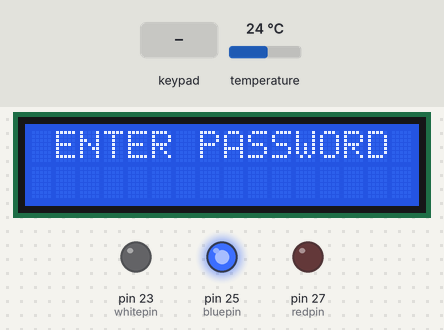
Bench run of a sketch on a simulated Arduino Mega 2560, built with avr-gcc and run on an emulated ATmega2560. On the bench: 16×2 character LCD, output pins drawn as LEDs (lit = HIGH). Dashed ring = blinking. The test bench sets the inputs (shaded band); at power-on: temperature 24 °C. The modem accepts every AT command (registered, SIM ready, sends succeed) and sends nothing else; what the sketch prints to the serial monitor is not drawn.

Above: at 8.9 s.
9.0 s: keypad keys A 1 2 3 4 pressed 0.4 s apart
At 10.3 s:
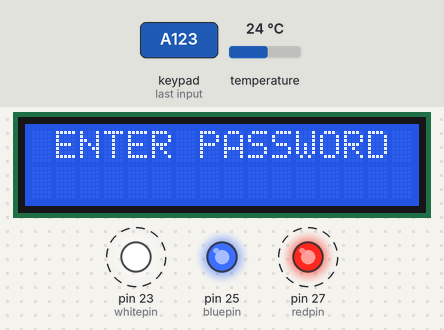
At 12.5 s:
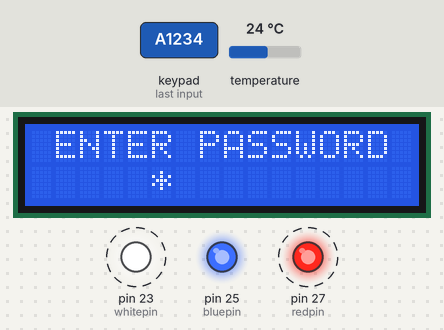
14.2 s: temperature set to 33 °C
21.1 s: temperature set to 7 °C
27.9 s: temperature set to 41 °C
34.8 s: temperature set to 12 °C
At 40.8 s:
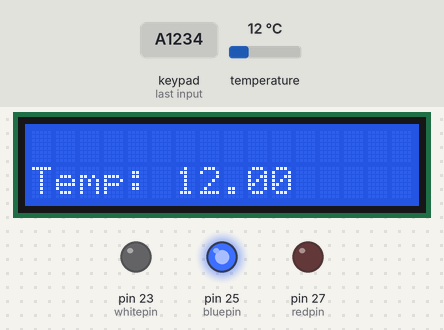
40.9 s: temperature set to 31 °C
At 43.8 s:
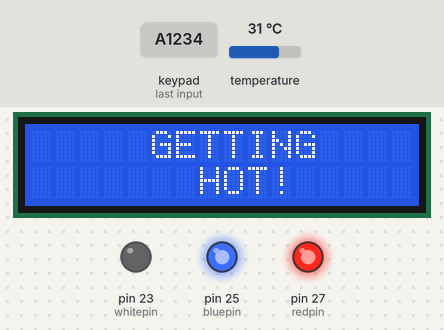
Timing chart, 0 to 47.4 s (numbered marks = the images above; inputs shaded):
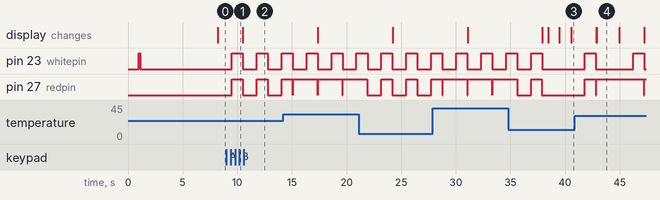

Measured:
- after the input at 9.0 s, the display: changes after 1.5 s (image 2)
- after the input at 40.9 s, pin 23 (whitepin): LOW → HIGH after 5.3 s, → LOW 1.0 s later; the display: first changes after 1.9 s (image 4 shows a later state)
- by itself, pin 23 (whitepin): alternates HIGH for 1.0 s and LOW for 1.3 s
- by itself, pin 27 (redpin): alternates HIGH for 2.2 s and LOW for 0.04 s

The sketch:

Temperature_OverWifi_LCD_PasswordProtected.ino
```cpp
/*
  //    ----------------------------------------------------    //
  (INSTALL OneWire library beforehand)
  https://github.com/PaulStoffregen/OneWire

  Temperature sensor ORANGE = VCC
  Temperature sensor BLACK = GND
  Temperature sensor YELLOW = Signal

  //    ----------------------------------------------------    //
*/

#include <Wire.h>
#include <Keypad.h>
#include "SoftwareSerial.h"
#include <OneWire.h>
#include <LCD.h>
#include <LiquidCrystal_SR.h>
#include <LiquidCrystal.h>
LiquidCrystal_SR lcd(12, 13, 8);
//  DATA CLOCK LATCH

//SH_CP->CLOCK->13
//ST_CP->LATCH->8
//DS->DATA->12

const byte numRows = 4; //number of rows on the keypad
const byte numCols = 4; //number of columns on the keypad

//keymap defines the key pressed according to the row and columns just as appears on the keypad
char keymap[numRows][numCols] =
{
  {'1', '2', '3', 'A'},
  {'4', '5', '6', 'B'},
  {'7', '8', '9', 'C'},
  {'*', '0', '#', 'D'}
};

//Code that shows the the keypad connections to the arduino terminals
byte rowPins[numRows] = {31, 33, 35, 37}; //Rows 0 to 3
byte colPins[numCols] = {39, 41, 43, 45}; //Columns 0 to 3

//initializes an instance of the Keypad class
Keypad myKeypad = Keypad(makeKeymap(keymap), rowPins, colPins, numRows, numCols);

char* correct = "A1234";    // the correct password
int currentPosition = 0;
int i = 0;
boolean disp = 0;
boolean wrong = 0;
boolean access = 0;

String ssid = "Zeus";   // your network SSID

String password = "google123456";   // your network password

SoftwareSerial esp(62, 63);// (RX of Arduino, TX of Arduino)

String data;

String server = "tanzim99901.atwebpages.com"; // host website

String uri = "/esp8266.php";// php file to parse the values

// Indicator LEDs
int whitepin = 23;
int bluepin = 25;
int redpin = 27;
int greenpin = 29;

byte dat [5];
int DS18S20_Pin = 53; // Temperature Sensor Signal pin on Arduino digital pin 53

String temp , hum, led;
boolean connection = 0;
float threshold = 30.00; //Threshold temperature
boolean temp_warn = 0;
boolean received = 0;

OneWire ds(DS18S20_Pin);    // create Temperature sensor object

void setup()
{
  pinMode (whitepin, OUTPUT);
  pinMode (bluepin, OUTPUT);
  pinMode (redpin, OUTPUT);

  digitalWrite(whitepin, LOW);
  digitalWrite(bluepin, LOW);
  digitalWrite(redpin, LOW);\

  Serial.begin(9600);
  Wire.begin();
  esp.begin(9600);
  delay(1000);
  digitalWrite(whitepin, HIGH);
  delay(100);
  digitalWrite(whitepin, LOW);
  reset();    // reset wifi module

  connectWifi();    // connect to wifi network
  Serial.println("DONE CONNECTION!");

  // wait for password
  LCD_password();
  while (!access) check_password();
  Serial.println("WELCOME");
  delay(1000);

  LCD_setup();
}

void loop ()
{
  main_run();
}
```

LCD.ino
```cpp
// LCD functions //

void LCD_hot_warn()
{
  lcd.setCursor(5, 0);
  lcd.print("GETTING");
  lcd.setCursor(7, 1);
  lcd.print("HOT!");
}

void LCD_cool_warn()
{
  lcd.setCursor(5, 0);
  lcd.print("COOLING");
  lcd.setCursor(6, 1);
  lcd.print("DOWN!");
}

void LCD_setup()
{
  lcd.begin(16, 2); // set up the LCD's number of columns and rows:
  lcd.clear(); // clear the screen
  lcd.setCursor(0, 1); // put cursor at column 0 and row 1
  lcd.print("Temp: ");
}

void LCD_password()
{
  lcd.begin(16, 2); // set up the LCD's number of columns and rows:
  lcd.clear(); // clear the screen
  lcd.setCursor(1, 0); // put cursor at column 1 and row 0
  lcd.print("ENTER PASSWORD");
}

void LCD_reset()
{
  lcd.begin(16, 2); // set up the LCD's number of columns and rows:
  lcd.clear(); // clear the screen
}
```

core_process.ino
```cpp
void main_run()
{
  float temperature = getTemp();
  Serial.println(temperature);
  temp = temperature;
  data = "temperature=" + temp;// data sent must be under this form //name1=value1&name2=value2.
  temp = "";
  Serial.println("DATA READ");
  lcd.setCursor(6, 1);
  lcd.print(temperature);
  if (temperature >= threshold)
  {
    digitalWrite(redpin, HIGH);
    digitalWrite(greenpin, LOW);
    if (!temp_warn)
    {
      LCD_reset();
      LCD_hot_warn();
      delay(2000);
      temp_warn = 1;
      LCD_setup();
    }
  }
  if (temperature < threshold)
  {
    digitalWrite(greenpin, HIGH);
    digitalWrite(redpin, LOW);
    if (temp_warn)
    {
      temp_warn = 0;
      LCD_reset();
      LCD_cool_warn();
      delay(2000);
      LCD_setup();
    }
  }
  httppost();
  Serial.println("DATA SENT");
  digitalWrite(whitepin, LOW);

  //keypad_display();
}

// runs on the background until password is provided
void background_run()
{
  float temperature = getTemp();
  Serial.println(temperature);
  temp = temperature;
  data = "temperature=" + temp;// data sent must be under this form //name1=value1&name2=value2.
  temp = "";
  Serial.println("DATA READ");
  if (temperature >= threshold)
  {
    digitalWrite(redpin, HIGH);
    digitalWrite(greenpin, LOW);
  }
  if (temperature < threshold)
  {
    digitalWrite(greenpin, HIGH);
    digitalWrite(redpin, LOW);
  }
  httppost();
  Serial.println("DATA SENT");
  digitalWrite(whitepin, LOW);

  //keypad_display();
}
```

password.ino
```cpp
void check_password()
{
  lcd.setCursor(5, 1);
  while (1)
  {
    background_run();   // update temperature values in the background until password is given
    int j;
    char pass = myKeypad.getKey();
    if (int(pass) != 0)
    {
      Serial.print("*");
      lcd.print("*");
      if (pass == correct[currentPosition])
      {
        ++currentPosition;
        if (currentPosition == strlen(correct))
        {
          if (!wrong)
          {
            Serial.println("ACCESS GRANTED");
            currentPosition = 0;
            wrong = 0;
            access = 1;
            delay(500);
            lcd.clear();
            LCD_password();
            lcd.setCursor(4, 1);
            lcd.print("Correct!");
            delay(1000);
            lcd.clear();
            lcd.setCursor(4, 0);
            lcd.print("WELCOME!");
            break;
          }
          else
          {
            currentPosition = 0;
            Serial.println("ACCESS DENIED");
            wrong = 0;
            access = 0;
            delay(500);
            lcd.clear();
            LCD_password();
            lcd.setCursor(5, 1);
            lcd.print("Wrong!");
            delay(1000);
            lcd.clear();
            LCD_password();
            lcd.setCursor(5, 1);
          }
        }
      }
      else
      {
        wrong = 1;
        ++currentPosition;
        if (currentPosition == strlen(correct))
        {
          Serial.println("ACCESS DENIED");
          currentPosition = 0;
          wrong = 0;
          access = 0;
          delay(500);
          lcd.clear();
          LCD_password();
          lcd.setCursor(5, 1);
          lcd.print("Wrong!");
          delay(1000);
          lcd.clear();
          LCD_password();
          lcd.setCursor(5, 1);
        }
      }
    }
  }
}

void keypad_display()
{
  char keypressed = myKeypad.getKey();
  if (keypressed != NO_KEY)
  {
    Serial.print(keypressed);
  }
}
```

temperature.ino
```cpp
float getTemp()
{
  //returns the temperature from one DS18S20 in DEG Celsius

  byte data[12];
  byte addr[8];

  if ( !ds.search(addr)) {
    //no more sensors on chain, reset search
    Serial.println("Nothing");
    ds.reset_search();
    return -1000;
  }

  if ( OneWire::crc8( addr, 7) != addr[7]) {
    Serial.println("CRC is not valid!");
    return -1000;
  }

  if ( addr[0] != 0x10 && addr[0] != 0x28) {
    Serial.print("Device is not recognized");
    return -1000;
  }

  ds.reset();
  ds.select(addr);
  ds.write(0x44, 1); // start conversion, with parasite power on at the end

  byte present = ds.reset();
  ds.select(addr);
  ds.write(0xBE); // Read Scratchpad


  for (int i = 0; i < 9; i++) { // we need 9 bytes
    data[i] = ds.read();
  }

  ds.reset_search();

  byte MSB = data[1];
  byte LSB = data[0];

  int tempRead = ((MSB << 8) | LSB); //using two's compliment
  int TemperatureSum = tempRead / 16;

  return TemperatureSum;

}
```

wifi.ino
```cpp
void httppost ()
{
  esp.println("AT+CIPSTART=\"TCP\",\"" + server + "\",80");//start a TCP connection.

  if ( esp.find("OK")) {

    Serial.println("TCP connection ready");

  }


  String postRequest =

    "POST " + uri + " HTTP/1.0\r\n" +

    "Host: " + server + "\r\n" +

    "Accept: *" + "/" + "*\r\n" +

    "Content-Length: " + data.length() + "\r\n" +

    "Content-Type: application/x-www-form-urlencoded\r\n" +

    "\r\n" + data;

  String sendCmd = "AT+CIPSEND=";//determine the number of caracters to be sent.

  esp.print(sendCmd);

  esp.println(postRequest.length() );

  //delay(500);

  if (esp.find(">")) {
    Serial.println("Sending.."); esp.print(postRequest);

    if ( esp.find("SEND OK")) {
      Serial.println("Packet sent");

      while (esp.available()) {

        String tmpResp = esp.readString();

        Serial.println(tmpResp);
        received = 1;

      }
      digitalWrite(whitepin, HIGH);
      if (received)
      {
        digitalWrite(redpin, HIGH);
        delay(1000);
        digitalWrite(redpin, LOW);
        received = 0;
      }
      // close the connection

      esp.println("AT+CIPCLOSE");

    }

  }
}

//reset the esp8266 module

void reset()
{

  esp.println("AT+RST");
  delay(1000);
  if (esp.find("OK") ) Serial.println("Module Reset");
  delay(1000);
  esp.println("AT+CWMODE=3\r\n");
  if (esp.find("OK") ) Serial.println("Mode changed");
  delay(1000);

}

//connect to your wifi network

void connectWifi()
{
  String cmd = "AT+CWJAP=\"" + ssid + "\",\"" + password + "\"";

  esp.println(cmd);

  delay(4000);

  if (esp.find("OK")) {

    Serial.println("Connected!");
    connection = 1;
    digitalWrite(bluepin, HIGH);
  }

  else {
    Serial.println("Cannot connect to wifi");
    connection = 0;
    digitalWrite(bluepin, LOW);
  }
  if (!connection)
  {
    connectWifi();
  }
}
```
